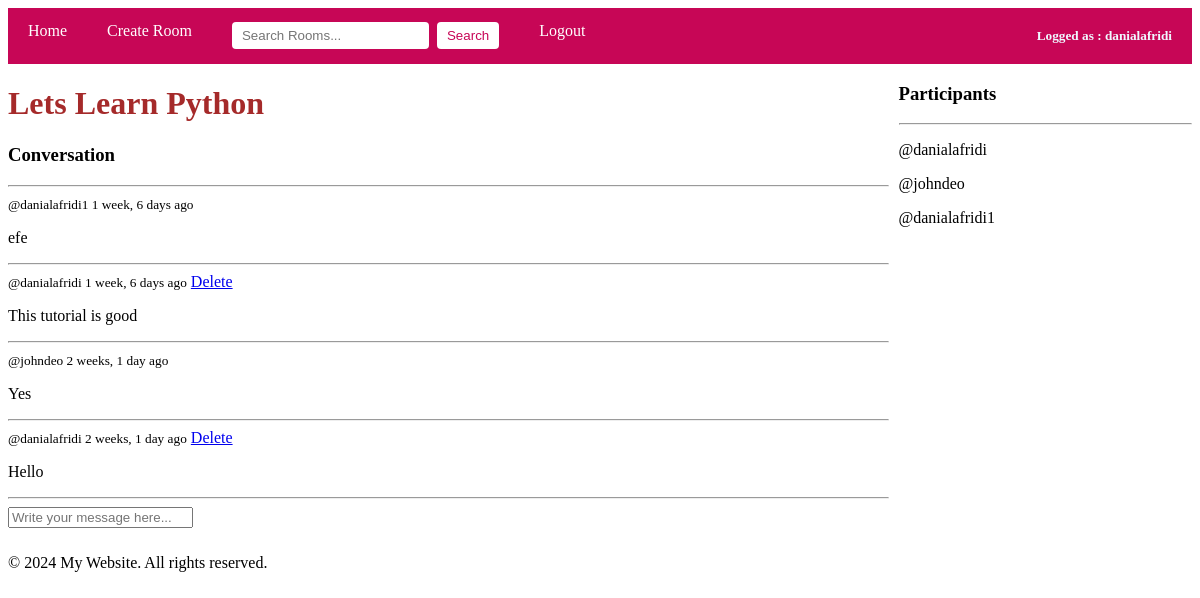
The page /room/5/ (signed in) on the database its author committed.
### base/models.py (models this page shows, shortened)
class Room(models.Model):
    host = models.ForeignKey(User, on_delete=models.SET_NULL,null=True)
    topic = models.ForeignKey(Topic, on_delete=models.SET_NULL,null=True)
    name = models.CharField(max_length=100, blank=False)
    description = models.TextField(null=True, blank=True)
    participants = models.ManyToManyField(User,related_name='participants',blank=True)
    updated_at = models.DateTimeField(auto_now=True)
    created_at = models.DateTimeField(auto_now_add=True)
    class Meta:
        ordering = ['-updated_at', '-created_at']

class Message(models.Model):
     user = models.ForeignKey(User, on_delete=models.CASCADE)
     room = models.ForeignKey(Room, on_delete=models.CASCADE)
     body = models.TextField()
     updated_at = models.DateTimeField(auto_now=True)
     created_at = models.DateTimeField(auto_now_add=True)
     class Meta:
        ordering = ['-updated_at', '-created_at']

### base/views.py (the view, shortened to what this page needs)
# urls.py: path('room/<str:pk>/',views.room,name='room'),
def room(request,pk):
    room = Room.objects.get(id=pk)
    room_messages = room.message_set.all().order_by('-created_at')
    participtants = room.participants.all()
    context = {'room':room,'room_messages':room_messages,'participtants':participtants}
    return render(request,'base/room.html',context)

### base/templates/base/room.html (shortened to what this page needs)
{% extends 'main.html' %}
{% block content %}
<div class="room-container">
<div>
    <h1><span style="color: brown;">{{room.name}}</span></h1>
<div class="comment-wrapper">
 <h3>Conversation</h3>
 <hr>
 {% for message in room_messages %}
 <div>
    <small>@{{message.user}}  {{message.created_at|timesince}} ago</small>
    {% if request.user == message.user %}
    <a href="{% url 'delete_message' message.id %}" class="btn-update">Delete</a>
    {% endif %}
    <p>{{message.body}}</p>
    <hr>
 </div>
 {% endfor %}
 </div>
 {% if request.user.is_authenticated %}
 <div class="comment-form">
    <form method="POST" action="">
        <input type="text" placeholder="Write your message here..." name="body" required/>
    </form>
 </div>
 {% endif %}
</div>
 <div>
    <h3>Participants </h3>
    <hr>
    {% for participant in participtants %}
   <div>
    <p>@{{participant.username}}</p>
   </div>
    {% endfor %}
</div>
   {% endblock %}

### templates/navBar.html
<div class="navbar">
<a href="{% url 'home' %}">Home</a>
<a href="{% url 'room_form' %}">Create Room</a>
<form action="{% url 'home'%}" method="GET" class="navbar-form" >
    <input type="text" name="q" placeholder="Search Rooms..." required>
    <input type="submit" value="Search">
    </form>
    {% if request.user.is_authenticated %}
    <a href="{% url 'logout' %}">Logout</a>
    <h5 align="right" style="color:aliceblue; margin: 10px; padding: 10px;">Logged as : {{request.user}}</h5>
    {% else %}
    <a href="{% url 'login' %}">Login</a>
    <a href="{% url 'register' %}">Register</a>
    {% endif %}
</div>

### templates/main.html (style rules this page uses)
.navbar { background-color: #c70656; overflow: hidden; }
.navbar a { float: left; display: block; color: white; text-align: center; padding: 14px 20px; text-decoration: none; }
.navbar-form { float: left; display: flex; align-items: center; padding: 14px 20px; }
.navbar-form input[type="text"] { padding: 6px 10px; margin-right: 8px; border: none; border-radius: 4px; }
.navbar-form input[type="submit"] { padding: 6px 10px; background-color: #ffffff; color: #c70656; border: none; border-radius: 4px; cursor: pointer; }

### base/templates/base/room.html (style rules this page uses)
.room-container { display: grid; grid-template-columns: 3fr 1fr; justify-content: space-between; gap: 10px; }

### rows shown on the page
Room: name "Lets Learn Python"
Message: user "danialafridi1", created_at "1 week, 6 days", body "efe"
Message: user "danialafridi", created_at "1 week, 6 days", shows "Delete", body "This tutorial is good"
Message: user "johndeo", created_at "2 weeks, 1 day", body "Yes"
Message: user "danialafridi", created_at "2 weeks, 1 day", shows "Delete", body "Hello"

### other values the page prints
{{ request.user }} "danialafridi"
{{ participant.username }} "danialafridi"
{{ participant.username }} "johndeo"
{{ participant.username }} "danialafridi1"
